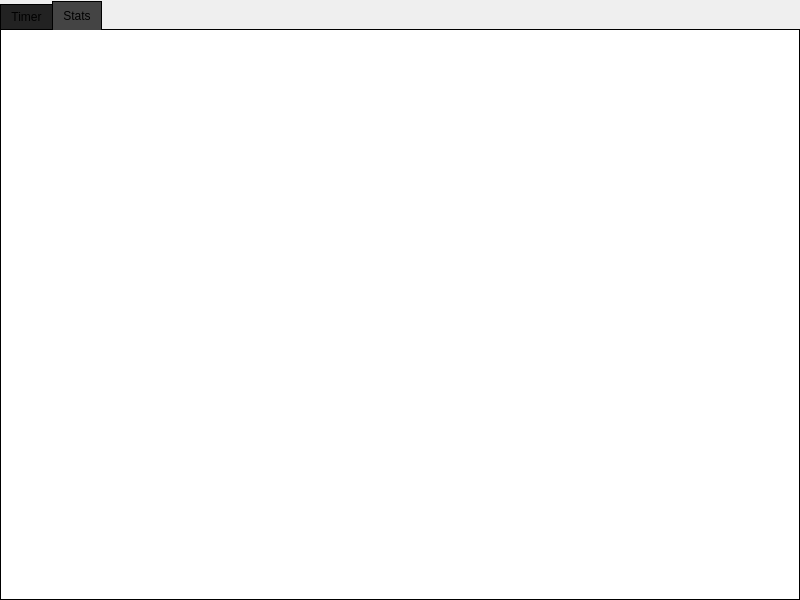
<?xml version="1.0" encoding="UTF-8"?>
<ui version="4.0">
 <class>MainWindow</class>
 <widget class="QMainWindow" name="MainWindow">
  <property name="geometry">
   <rect>
    <x>0</x>
    <y>0</y>
    <width>800</width>
    <height>600</height>
   </rect>
  </property>
  <property name="minimumSize">
   <size>
    <width>600</width>
    <height>400</height>
   </size>
  </property>
  <property name="windowTitle">
   <string>Pomodoro</string>
  </property>
  <widget class="QWidget" name="widget">
   <property name="minimumSize">
    <size>
     <width>0</width>
     <height>0</height>
    </size>
   </property>
   <layout class="QVBoxLayout" name="verticalLayout">
    <property name="spacing">
     <number>0</number>
    </property>
    <property name="leftMargin">
     <number>0</number>
    </property>
    <property name="topMargin">
     <number>0</number>
    </property>
    <property name="rightMargin">
     <number>0</number>
    </property>
    <property name="bottomMargin">
     <number>0</number>
    </property>
    <item>
     <widget class="QTabWidget" name="tabWidget">
      <property name="sizePolicy">
       <sizepolicy hsizetype="Expanding" vsizetype="Expanding">
        <horstretch>0</horstretch>
        <verstretch>0</verstretch>
       </sizepolicy>
      </property>
      <property name="minimumSize">
       <size>
        <width>0</width>
        <height>0</height>
       </size>
      </property>
      <property name="styleSheet">
       <string notr="true">QTabWidget::pane {
    border: 1px solid black;
    background: white;
}

QTabWidget::tab-bar:top {
    top: 1px;
}

QTabWidget::tab-bar:bottom {
    bottom: 1px;
}

QTabWidget::tab-bar:left {
    right: 1px;
}

QTabWidget::tab-bar:right {
    left: 1px;
}

QTabBar::tab {
    border: 1px solid black;
}

QTabBar::tab:selected {
    background: #444;
}

QTabBar::tab:!selected {
    background: #222;
}

QTabBar::tab:!selected:hover {
    background: #444;
}

QTabBar::tab:top:!selected {
    margin-top: 3px;
}

QTabBar::tab:bottom:!selected {
    margin-bottom: 3px;
}

QTabBar::tab:top, QTabBar::tab:bottom {
    min-width: 8ex;
    margin-right: -1px;
    padding: 5px 10px 5px 10px;
}

QTabBar::tab:top:selected {
    border-bottom-color: none;
}

QTabBar::tab:bottom:selected {
    border-top-color: none;
}

QTabBar::tab:top:last, QTabBar::tab:bottom:last,
QTabBar::tab:top:only-one, QTabBar::tab:bottom:only-one {
    margin-right: 0;
}

QTabBar::tab:left:!selected {
    margin-right: 3px;
}

QTabBar::tab:right:!selected {
    margin-left: 3px;
}

QTabBar::tab:left, QTabBar::tab:right {
    min-height: 8ex;
    margin-bottom: -1px;
    padding: 10px 5px 10px 5px;
}

QTabBar::tab:left:selected {
    border-left-color: none;
}

QTabBar::tab:right:selected {
    border-right-color: none;
}

QTabBar::tab:left:last, QTabBar::tab:right:last,
QTabBar::tab:left:only-one, QTabBar::tab:right:only-one {
    margin-bottom: 0;
}</string>
      </property>
      <property name="currentIndex">
       <number>1</number>
      </property>
      <widget class="QWidget" name="tab">
       <attribute name="title">
        <string>Timer</string>
       </attribute>
       <layout class="QVBoxLayout" name="verticalLayout_2">
        <property name="spacing">
         <number>6</number>
        </property>
        <property name="leftMargin">
         <number>9</number>
        </property>
       </layout>
      </widget>
      <widget class="QWidget" name="tab_2">
       <attribute name="title">
        <string>Stats</string>
       </attribute>
      </widget>
     </widget>
    </item>
   </layout>
  </widget>
 </widget>
 <layoutdefault spacing="6" margin="11"/>
 <resources/>
 <connections/>
</ui>
